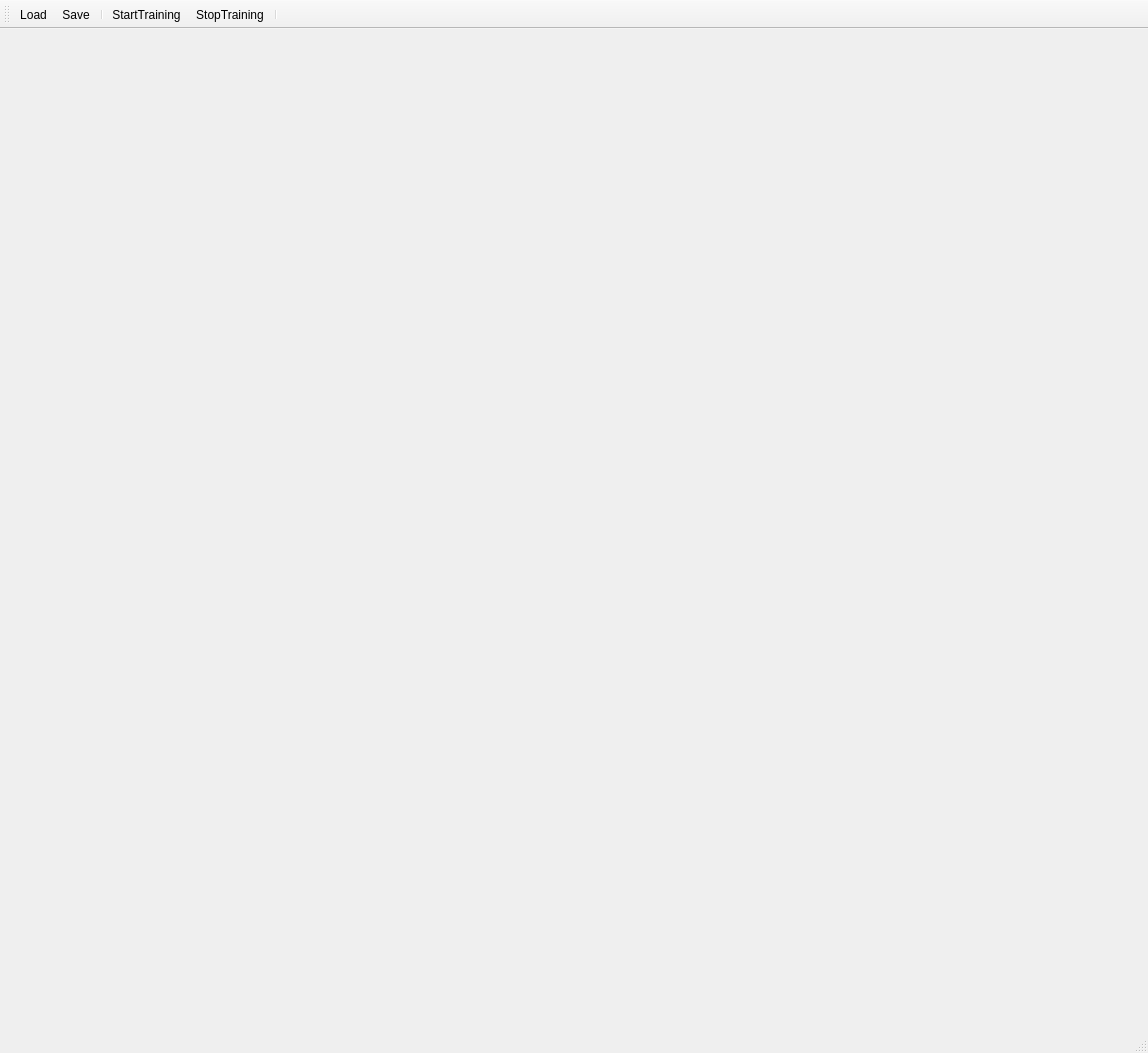
<?xml version="1.0" encoding="UTF-8"?>
<ui version="4.0">
 <class>MainWindow</class>
 <widget class="QMainWindow" name="MainWindow">
  <property name="geometry">
   <rect>
    <x>0</x>
    <y>0</y>
    <width>1148</width>
    <height>1053</height>
   </rect>
  </property>
  <property name="windowTitle">
   <string>MainWindow</string>
  </property>
  <widget class="QWidget" name="centralWidget">
   <widget class="QWidget" name="layoutWidget">
    <property name="geometry">
     <rect>
      <x>440</x>
      <y>10</y>
      <width>302</width>
      <height>608</height>
     </rect>
    </property>
    <layout class="QVBoxLayout" name="verticalLayout_3">
     <item>
      <widget class="QCustomPlot" name="chartMSE" native="true">
       <property name="minimumSize">
        <size>
         <width>300</width>
         <height>300</height>
        </size>
       </property>
       <property name="maximumSize">
        <size>
         <width>300</width>
         <height>300</height>
        </size>
       </property>
      </widget>
     </item>
     <item>
      <widget class="QCustomPlot" name="chartErrors" native="true">
       <property name="minimumSize">
        <size>
         <width>300</width>
         <height>300</height>
        </size>
       </property>
       <property name="maximumSize">
        <size>
         <width>300</width>
         <height>300</height>
        </size>
       </property>
      </widget>
     </item>
    </layout>
   </widget>
  </widget>
  <widget class="QMenuBar" name="menuBar">
   <property name="geometry">
    <rect>
     <x>0</x>
     <y>0</y>
     <width>1148</width>
     <height>25</height>
    </rect>
   </property>
  </widget>
  <widget class="QStatusBar" name="statusBar"/>
  <widget class="QToolBar" name="toolBar">
   <property name="windowTitle">
    <string>toolBar</string>
   </property>
   <attribute name="toolBarArea">
    <enum>TopToolBarArea</enum>
   </attribute>
   <attribute name="toolBarBreak">
    <bool>false</bool>
   </attribute>
   <addaction name="actionLoad"/>
   <addaction name="actionSave"/>
   <addaction name="separator"/>
   <addaction name="actionStartTraining"/>
   <addaction name="actionStopTraining"/>
   <addaction name="separator"/>
  </widget>
  <action name="actionLoad">
   <property name="icon">
    <iconset resource="icons.qrc">
     <normaloff>:/icons/Open.png</normaloff>:/icons/Open.png</iconset>
   </property>
   <property name="text">
    <string>Load</string>
   </property>
   <property name="toolTip">
    <string>Load Weights</string>
   </property>
  </action>
  <action name="actionSave">
   <property name="icon">
    <iconset resource="icons.qrc">
     <normaloff>:/icons/SaveAs.png</normaloff>:/icons/SaveAs.png</iconset>
   </property>
   <property name="text">
    <string>Save</string>
   </property>
   <property name="toolTip">
    <string>Save Weights</string>
   </property>
  </action>
  <action name="actionStartTraining">
   <property name="icon">
    <iconset resource="icons.qrc">
     <normaloff>:/icons/play.png</normaloff>:/icons/play.png</iconset>
   </property>
   <property name="text">
    <string>StartTraining</string>
   </property>
  </action>
  <action name="actionStopTraining">
   <property name="icon">
    <iconset resource="icons.qrc">
     <normaloff>:/icons/Stop.png</normaloff>:/icons/Stop.png</iconset>
   </property>
   <property name="text">
    <string>StopTraining</string>
   </property>
  </action>
 </widget>
 <layoutdefault spacing="6" margin="11"/>
 <customwidgets>
  <customwidget>
   <class>QCustomPlot</class>
   <extends>QWidget</extends>
   <header>../common/qtTools/qcustomplot.h</header>
   <container>1</container>
  </customwidget>
 </customwidgets>
 <resources>
  <include location="icons.qrc"/>
 </resources>
 <connections/>
</ui>
